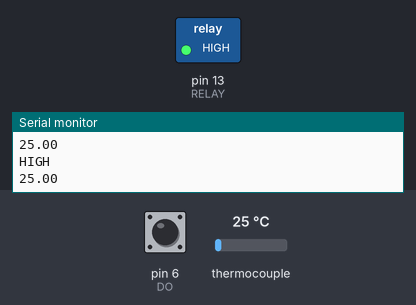
A sketch run on a simulated Arduino Uno, built with avr-gcc and run on an emulated ATmega328P. Parts: switched loads named in the sketch (green lamp = pin HIGH), the last lines printed to the serial monitor. The inputs (shaded band) are chosen by the test bench; at power-on: thermocouple 25 °C, pin 6 (DO) HIGH. Pins used as bus, display or sensor lines are not drawn.

Above: at 1.7 s.
1.8 s: thermocouple set to 294 °C
At 7.9 s:
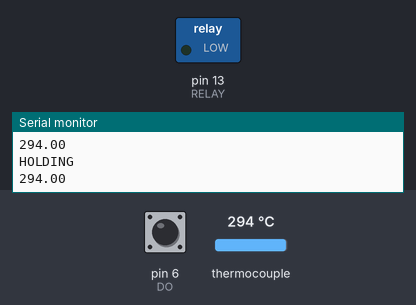
Timing chart, 0 to 10.0 s (numbered marks = the images above; inputs shaded):
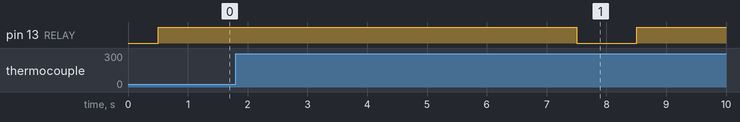

The sketch:

Oven_Controller.ino
```cpp
#include "max6675.h"

//Values for different heat treat schemes can be saved here
//Data should be taken at room temp with the same gear
//For 300C max: HI = 295, LO = 285, HOLDON = 5000, HOLDOFF = 1000;

int RELAY = 13;
int CLK = 4, CS = 5, DO = 6; //SPI setup
int stat = 0; //Is the relay on or off?

MAX6675 thermocouple(CLK, CS, DO);
int VCC = 3;
int GND = 2;
double SetrangeHIGH = 295; //Adjust to needs
double SetrangeLOW = 285; //Adjust to needs

void setup(){
	Serial.begin(9600);

	pinMode(RELAY, OUTPUT);
	pinMode(VCC, OUTPUT); digitalWrite(VCC, HIGH);
	pinMode(GND, OUTPUT); digitalWrite(GND, LOW);

	delay(500); //wait for chip to stabilize
	if(digitalRead(DO) == 0){
		Serial.println("Thermocouple not connected!");
	}
}

void loop(){
	double Input = thermocouple.readCelsius();
	Serial.println(thermocouple.readCelsius());

	if (Input < SetrangeLOW){
		digitalWrite(RELAY, HIGH);
    if (stat == 0){
      Serial.println("HIGH");
    }
    stat = 1;
    delay(1000);
	}
  else if (Input > SetrangeLOW && Input < SetrangeHIGH){
    Serial.println("HOLDING");
    digitalWrite(RELAY, HIGH);
    stat = 1;
    delay(5000); //Coil needs time to warm up
    Serial.println(thermocouple.readCelsius());
    digitalWrite(RELAY, LOW);
    stat = 0;
    delay(1000); //Heat lost increases w/ temp, adjust to needs

    }
	else if (Input > SetrangeHIGH){
	digitalWrite(RELAY, LOW);
  if (stat == 1){
    Serial.println("LOW");
  }
  stat = 0;
  delay(1000);
	}
  else delay(1000);
	}
```

Measured:
- after the input at 1.8 s, pin 13 (RELAY): HIGH → LOW after 5.7 s, → HIGH 1.0 s later
